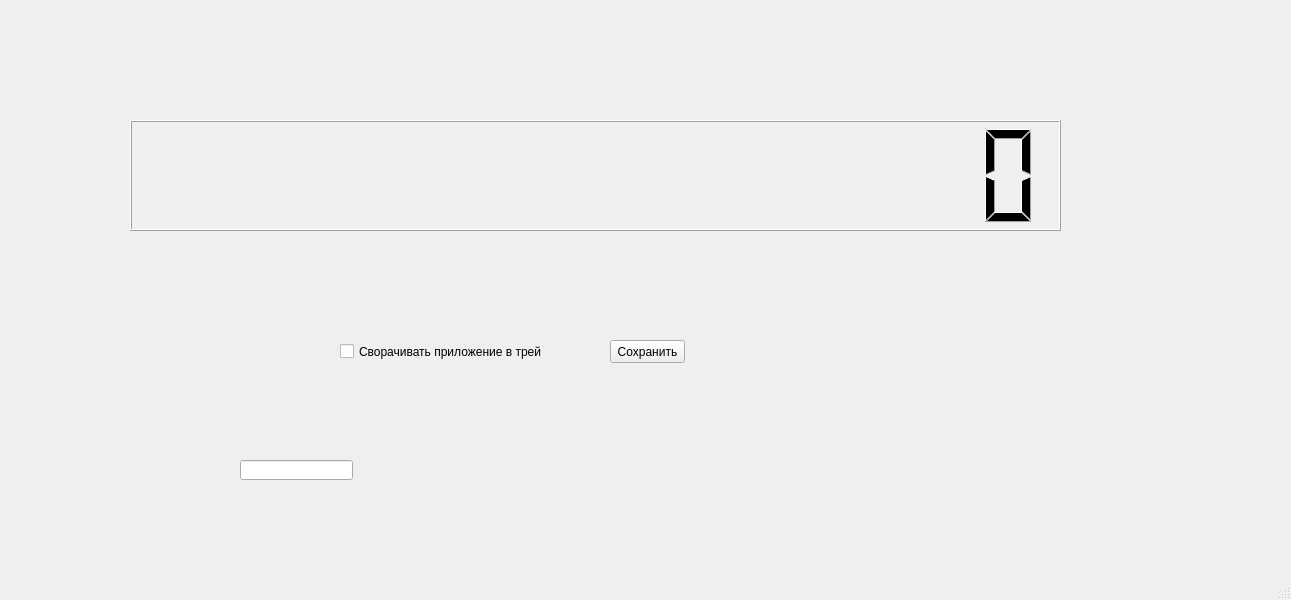
<?xml version="1.0" encoding="UTF-8"?>
<ui version="4.0">
 <class>MainWindow</class>
 <widget class="QMainWindow" name="MainWindow">
  <property name="geometry">
   <rect>
    <x>0</x>
    <y>0</y>
    <width>1291</width>
    <height>600</height>
   </rect>
  </property>
  <property name="windowTitle">
   <string>MainWindow</string>
  </property>
  <widget class="QWidget" name="centralwidget">
   <widget class="QLCDNumber" name="lcdNumber">
    <property name="geometry">
     <rect>
      <x>130</x>
      <y>120</y>
      <width>931</width>
      <height>111</height>
     </rect>
    </property>
    <property name="digitCount">
     <number>16</number>
    </property>
   </widget>
   <widget class="QCheckBox" name="trayCheckBox">
    <property name="geometry">
     <rect>
      <x>340</x>
      <y>296</y>
      <width>301</width>
      <height>111</height>
     </rect>
    </property>
    <property name="text">
     <string>Сворачивать приложение в трей</string>
    </property>
   </widget>
   <widget class="QPushButton" name="saveButton">
    <property name="geometry">
     <rect>
      <x>610</x>
      <y>340</y>
      <width>75</width>
      <height>23</height>
     </rect>
    </property>
    <property name="text">
     <string>Сохранить</string>
    </property>
   </widget>
   <widget class="QLineEdit" name="Name">
    <property name="geometry">
     <rect>
      <x>240</x>
      <y>460</y>
      <width>113</width>
      <height>20</height>
     </rect>
    </property>
   </widget>
  </widget>
  <widget class="QMenuBar" name="menubar">
   <property name="geometry">
    <rect>
     <x>0</x>
     <y>0</y>
     <width>1291</width>
     <height>26</height>
    </rect>
   </property>
  </widget>
  <widget class="QStatusBar" name="statusbar"/>
 </widget>
 <resources/>
 <connections/>
</ui>
